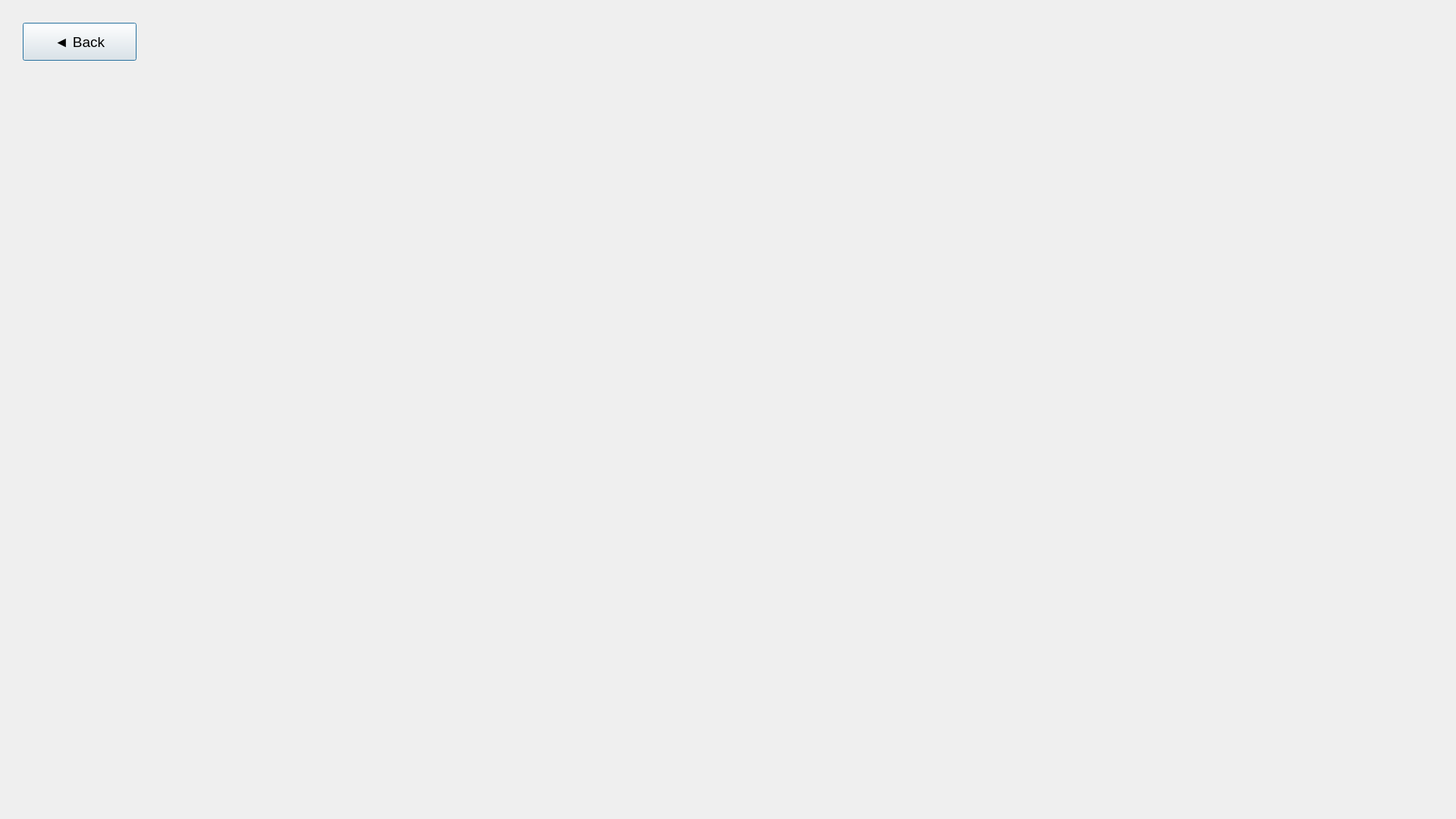
<?xml version="1.0" encoding="UTF-8"?>
<ui version="4.0">
 <class>Dialog</class>
 <widget class="QDialog" name="Dialog">
  <property name="geometry">
   <rect>
    <x>0</x>
    <y>0</y>
    <width>1920</width>
    <height>1080</height>
   </rect>
  </property>
  <property name="windowTitle">
   <string>Dialog</string>
  </property>
  <widget class="QPushButton" name="backButton">
   <property name="geometry">
    <rect>
     <x>30</x>
     <y>30</y>
     <width>150</width>
     <height>50</height>
    </rect>
   </property>
   <property name="font">
    <font>
     <pointsize>14</pointsize>
    </font>
   </property>
   <property name="text">
    <string>◄ Back</string>
   </property>
  </widget>
 </widget>
 <resources/>
 <connections/>
</ui>
